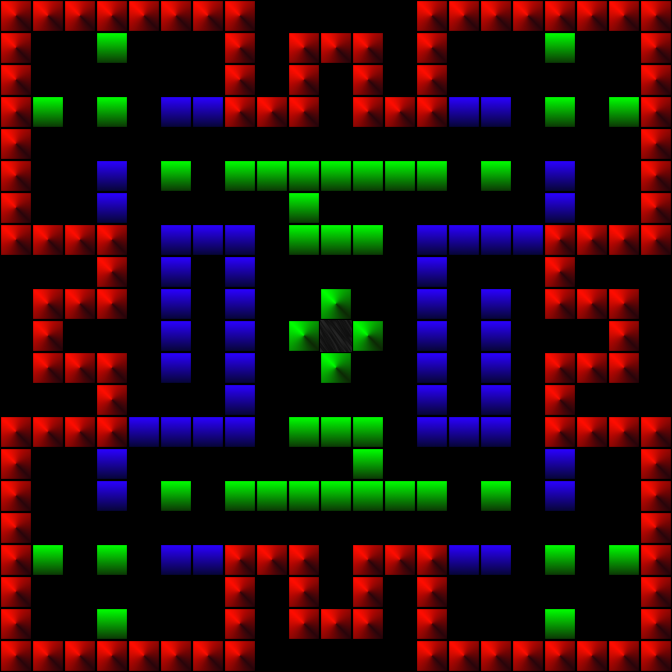

Rendered tile map (Tiled .tmx) drawn with the repository's tilesets; below, a short description and the full map source, tile grids included:
An orthogonal 21x21 tile map with 32x32 px tiles, 1 tile layer (Tile Layer 1) and 7 objects (6x collision, collider).

<map version="1.10" tiledversion="1.11.0" orientation="orthogonal" renderorder="right-down" width="21" height="21" tilewidth="32" tileheight="32" infinite="0" nextlayerid="2" nextobjectid="1">
 <tileset firstgid="1" name="Tileset1" tilewidth="32" tileheight="32" tilecount="7" columns="0">
  <grid orientation="orthogonal" width="1" height="1" />
  <tile id="0">
   <image source="tiles/tile0.png" width="32" height="32" />
   <objectgroup draworder="index" id="2">
    <object id="1" name="collider" x="0" y="0" width="32" height="32" />
   </objectgroup>
  </tile>
  <tile id="1">
   <image source="tiles/tile1.png" width="32" height="32" />
   <objectgroup draworder="index" id="2">
    <object id="4" name="collision" x="0" y="0" width="32" height="32" />
   </objectgroup>
  </tile>
  <tile id="2">
   <image source="tiles/tile2.png" width="32" height="32" />
   <objectgroup draworder="index" id="2">
    <object id="1" name="collision" x="0" y="0" width="32" height="32" />
   </objectgroup>
  </tile>
  <tile id="3">
   <image source="tiles/tile3.png" width="32" height="32" />
   <objectgroup draworder="index" id="2">
    <object id="1" name="collision" x="0" y="0" width="32" height="32" />
   </objectgroup>
  </tile>
  <tile id="4">
   <image source="tiles/tile4.png" width="32" height="32" />
   <objectgroup draworder="index" id="2">
    <object id="3" name="collision" x="0" y="0" width="32" height="32" />
   </objectgroup>
  </tile>
  <tile id="5">
   <image source="tiles/tile5.png" width="32" height="32" />
   <objectgroup draworder="index" id="2">
    <object id="1" name="collision" x="0" y="0" width="32" height="32" />
   </objectgroup>
  </tile>
  <tile id="6">
   <image source="tiles/tile6.png" width="32" height="32" />
   <objectgroup draworder="index" id="2">
    <object id="2" name="collision" x="0" y="0" width="32" height="32" />
   </objectgroup>
  </tile>
 </tileset>
 <layer id="1" name="Tile Layer 1" width="21" height="21">
  <data encoding="csv">
4,4,4,4,4,4,4,4,0,0,0,0,0,4,4,4,4,4,4,4,4,
4,0,0,7,0,0,0,4,0,4,4,4,0,4,0,0,0,7,0,0,4,
4,0,0,0,0,0,0,4,0,4,0,4,0,4,0,0,0,0,0,0,4,
4,7,0,7,0,3,3,4,4,4,0,4,4,4,3,3,0,7,0,7,4,
4,0,0,0,0,0,0,0,0,0,0,0,0,0,0,0,0,0,0,0,4,
4,0,0,3,0,7,0,7,7,7,7,7,7,7,0,7,0,3,0,0,4,
4,0,0,3,0,0,0,0,0,7,0,0,0,0,0,0,0,3,0,0,4,
4,4,4,4,0,3,3,3,0,7,7,7,0,3,3,3,3,4,4,4,4,
0,0,0,4,0,3,0,3,0,0,0,0,0,3,0,0,0,4,0,0,0,
0,4,4,4,0,3,0,3,0,0,6,0,0,3,0,3,0,4,4,4,0,
0,4,0,0,0,3,0,3,0,6,1,6,0,3,0,3,0,0,0,4,0,
0,4,4,4,0,3,0,3,0,0,6,0,0,3,0,3,0,4,4,4,0,
0,0,0,4,0,0,0,3,0,0,0,0,0,3,0,3,0,4,0,0,0,
4,4,4,4,3,3,3,3,0,7,7,7,0,3,3,3,0,4,4,4,4,
4,0,0,3,0,0,0,0,0,0,0,7,0,0,0,0,0,3,0,0,4,
4,0,0,3,0,7,0,7,7,7,7,7,7,7,0,7,0,3,0,0,4,
4,0,0,0,0,0,0,0,0,0,0,0,0,0,0,0,0,0,0,0,4,
4,7,0,7,0,3,3,4,4,4,0,4,4,4,3,3,0,7,0,7,4,
4,0,0,0,0,0,0,4,0,4,0,4,0,4,0,0,0,0,0,0,4,
4,0,0,7,0,0,0,4,0,4,4,4,0,4,0,0,0,7,0,0,4,
4,4,4,4,4,4,4,4,0,0,0,0,0,4,4,4,4,4,4,4,4
</data>
 </layer>
</map>
